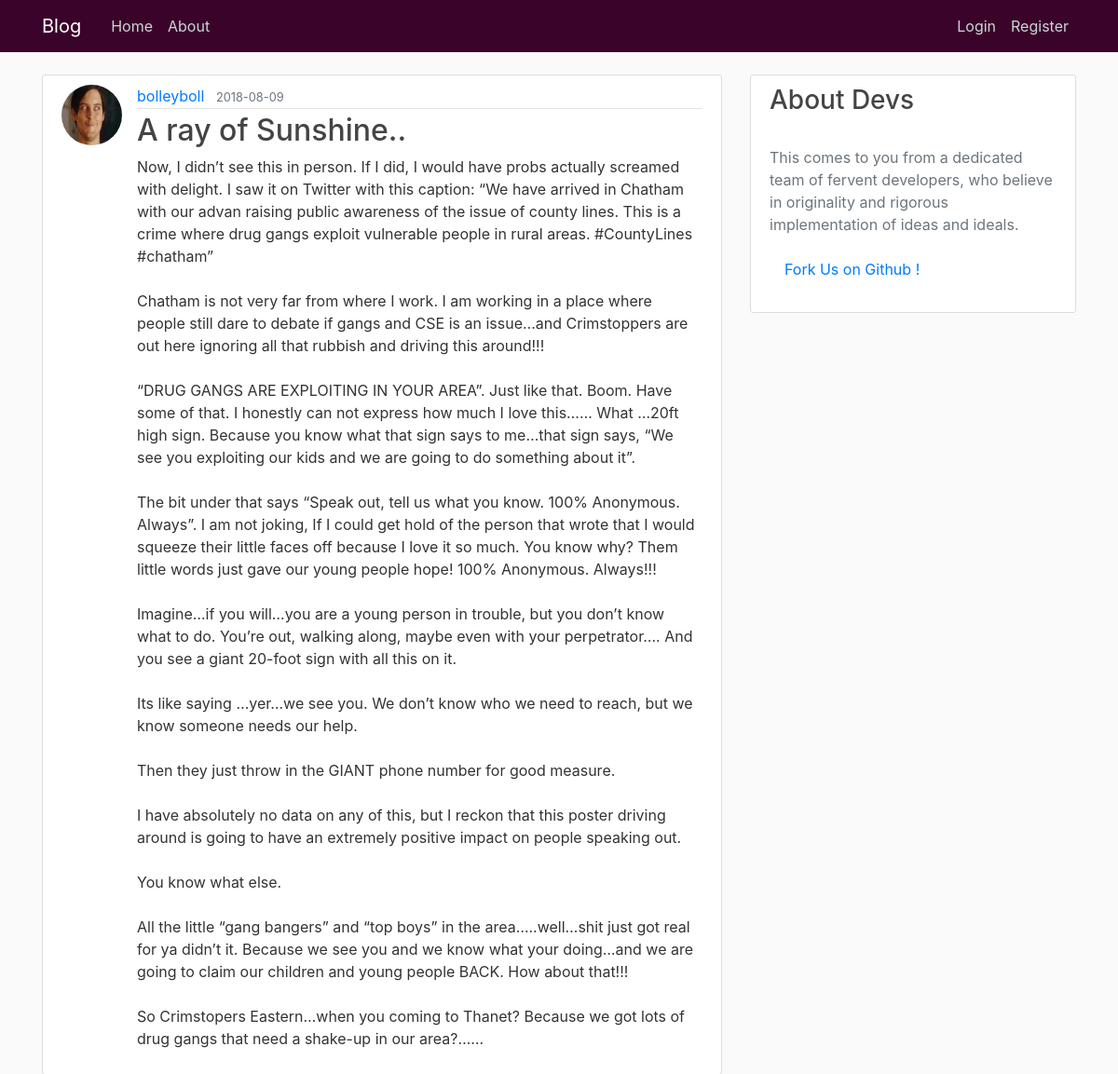
Page /post/9 on the committed database.
### blog/models.py (models this page shows, shortened)
class User(db.Model, UserMixin):
    id = db.Column(db.Integer, primary_key=True)
    username = db.Column(db.String(20), unique=True, nullable=False)
    email = db.Column(db.String(120), unique=True, nullable=False)
    image_file = db.Column(db.String(20), nullable=False, default='default.jpg')
    password = db.Column(db.String(60), nullable=False)
    posts = db.relationship('Post', backref='author', lazy=True)

class Post(db.Model):
    id = db.Column(db.Integer, primary_key=True)
    title = db.Column(db.String(100), nullable=False)
    date_posted = db.Column(db.DateTime, nullable=False, default=datetime.utcnow)
    content = db.Column(db.Text, nullable=False)
    user_id = db.Column(db.Integer, db.ForeignKey('user.id'), nullable=False)

### blog/routes.py (the view)
@app.route("/post/<int:post_id>")
def post(post_id):
    post = Post.query.get_or_404(post_id)
    return render_template('post.html', title=post.title, post=post)

### blog/templates/post.html (shortened to what this page needs)
{% extends "layout.html" %}
{% block content %}
  <article class="media content-section">
    <img class="rounded-circle article-img" src="{{ url_for('static', filename='profile_pics/' + post.author.image_file) }}">
    <div class="media-body">
      <div class="article-metadata">
        <a class="mr-2" href="{{ url_for('user_posts', username=post.author.username) }}">{{ post.author.username }}</a>
        <small class="text-muted">{{ post.date_posted.strftime('%Y-%m-%d') }}</small>
      </div>
      <h2 class="article-title">{{ post.title }}</h2>
      <p class="article-content">{{ post.content }}</p>
    </div>
  </article>
{% endblock content %}

### blog/static/main.css (style rules this page uses)
body { background: #fafafa; color: #333333; margin-top: 5rem; }
h1, h2, h3, h4, h5, h6 { color: #444444; }
.content-section { background: #ffffff; padding: 10px 20px; border: 1px solid #dddddd; border-radius: 3px; margin-bottom: 20px; }
.article-title { color: #444444; }
.article-content { white-space: pre-line; }
.article-img { height: 65px; width: 65px; margin-right: 16px; }
.article-metadata { padding-bottom: 1px; margin-bottom: 4px; border-bottom: 1px solid #e3e3e3 }

### rows in the picture
User: image_file (picture), author.username "bolleyboll"
Post: date_posted "2018-08-09", title "A ray of Sunshine..", content "Now, I didn’t see this in person. If I did, I would have probs actually screamed with delight. I saw it on Twitter with this caption: “We have arrived in Chatham with our advan raising public awareness of the issue of county lines. This is a crime where drug gangs exploit vulnerable people in rural areas. #CountyLines #chatham” Chatham is not very far from where I work. I am working in a place where people still dare to debate if gangs and CSE is an issue…and Crimstoppers are out here ignoring all that rubbish and driving this around!!! “DRUG GANGS ARE EXPLOITING IN YOUR AREA”. Just like that. Boom. Have some of that. I honestly can not express how much I love this…… What …20ft high sign.…"
